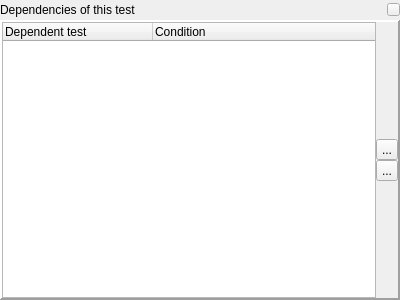
<?xml version="1.0" encoding="UTF-8"?>
<ui version="4.0">
 <class>DependenciesEditWidget</class>
 <widget class="QWidget" name="DependenciesEditWidget">
  <property name="geometry">
   <rect>
    <x>0</x>
    <y>0</y>
    <width>400</width>
    <height>300</height>
   </rect>
  </property>
  <property name="windowTitle">
   <string>Dependencies</string>
  </property>
  <layout class="QVBoxLayout" name="loDependencies">
   <property name="spacing">
    <number>0</number>
   </property>
   <property name="leftMargin">
    <number>0</number>
   </property>
   <property name="topMargin">
    <number>0</number>
   </property>
   <property name="rightMargin">
    <number>0</number>
   </property>
   <property name="bottomMargin">
    <number>0</number>
   </property>
   <item>
    <layout class="QHBoxLayout" name="horizontalLayout_10">
     <item>
      <widget class="QLabel" name="lblDependecies">
       <property name="text">
        <string>Dependencies of this test</string>
       </property>
      </widget>
     </item>
     <item>
      <spacer name="horizontalSpacer_3">
       <property name="orientation">
        <enum>Qt::Horizontal</enum>
       </property>
       <property name="sizeHint" stdset="0">
        <size>
         <width>40</width>
         <height>20</height>
        </size>
       </property>
      </spacer>
     </item>
     <item>
      <widget class="QPushButton" name="btnDependenciesHideRight">
       <property name="maximumSize">
        <size>
         <width>13</width>
         <height>13</height>
        </size>
       </property>
       <property name="text">
        <string notr="true"/>
       </property>
       <property name="icon">
        <iconset resource="../../qHostMonitor.qrc">
         <normaloff>:/img/minus.gif</normaloff>
         <normalon>:/img/plus.gif</normalon>:/img/minus.gif</iconset>
       </property>
       <property name="iconSize">
        <size>
         <width>13</width>
         <height>13</height>
        </size>
       </property>
       <property name="checkable">
        <bool>true</bool>
       </property>
      </widget>
     </item>
    </layout>
   </item>
   <item>
    <widget class="QFrame" name="frmDependentTests">
     <property name="frameShape">
      <enum>QFrame::Panel</enum>
     </property>
     <property name="frameShadow">
      <enum>QFrame::Raised</enum>
     </property>
     <property name="lineWidth">
      <number>2</number>
     </property>
     <layout class="QHBoxLayout" name="horizontalLayout_11">
      <property name="spacing">
       <number>0</number>
      </property>
      <property name="leftMargin">
       <number>0</number>
      </property>
      <property name="topMargin">
       <number>0</number>
      </property>
      <property name="rightMargin">
       <number>0</number>
      </property>
      <property name="bottomMargin">
       <number>0</number>
      </property>
      <item>
       <widget class="QTreeWidget" name="treeDependentTests">
        <property name="rootIsDecorated">
         <bool>false</bool>
        </property>
        <property name="columnCount">
         <number>2</number>
        </property>
        <attribute name="headerDefaultSectionSize">
         <number>150</number>
        </attribute>
        <column>
         <property name="text">
          <string>Dependent test</string>
         </property>
        </column>
        <column>
         <property name="text">
          <string>Condition</string>
         </property>
        </column>
       </widget>
      </item>
      <item>
       <layout class="QVBoxLayout" name="verticalLayout_5">
        <property name="spacing">
         <number>0</number>
        </property>
        <item>
         <spacer name="verticalSpacer">
          <property name="orientation">
           <enum>Qt::Vertical</enum>
          </property>
          <property name="sizeHint" stdset="0">
           <size>
            <width>20</width>
            <height>40</height>
           </size>
          </property>
         </spacer>
        </item>
        <item>
         <widget class="QToolButton" name="btnDependTestAdd">
          <property name="maximumSize">
           <size>
            <width>22</width>
            <height>22</height>
           </size>
          </property>
          <property name="toolTip">
           <string>Show tests tree</string>
          </property>
          <property name="statusTip">
           <string>Show tests tree</string>
          </property>
          <property name="text">
           <string>...</string>
          </property>
          <property name="icon">
           <iconset resource="../../qHostMonitor.qrc">
            <normaloff>:/img/new.png</normaloff>:/img/new.png</iconset>
          </property>
         </widget>
        </item>
        <item>
         <widget class="QToolButton" name="btnDependTestDelete">
          <property name="maximumSize">
           <size>
            <width>22</width>
            <height>22</height>
           </size>
          </property>
          <property name="toolTip">
           <string>Show tests tree</string>
          </property>
          <property name="statusTip">
           <string>Show tests tree</string>
          </property>
          <property name="text">
           <string>...</string>
          </property>
          <property name="icon">
           <iconset resource="../../qHostMonitor.qrc">
            <normaloff>:/img/trash.png</normaloff>:/img/trash.png</iconset>
          </property>
         </widget>
        </item>
        <item>
         <spacer name="verticalSpacer_2">
          <property name="orientation">
           <enum>Qt::Vertical</enum>
          </property>
          <property name="sizeHint" stdset="0">
           <size>
            <width>20</width>
            <height>40</height>
           </size>
          </property>
         </spacer>
        </item>
       </layout>
      </item>
     </layout>
    </widget>
   </item>
  </layout>
 </widget>
 <resources>
  <include location="../../qHostMonitor.qrc"/>
 </resources>
 <connections/>
</ui>
